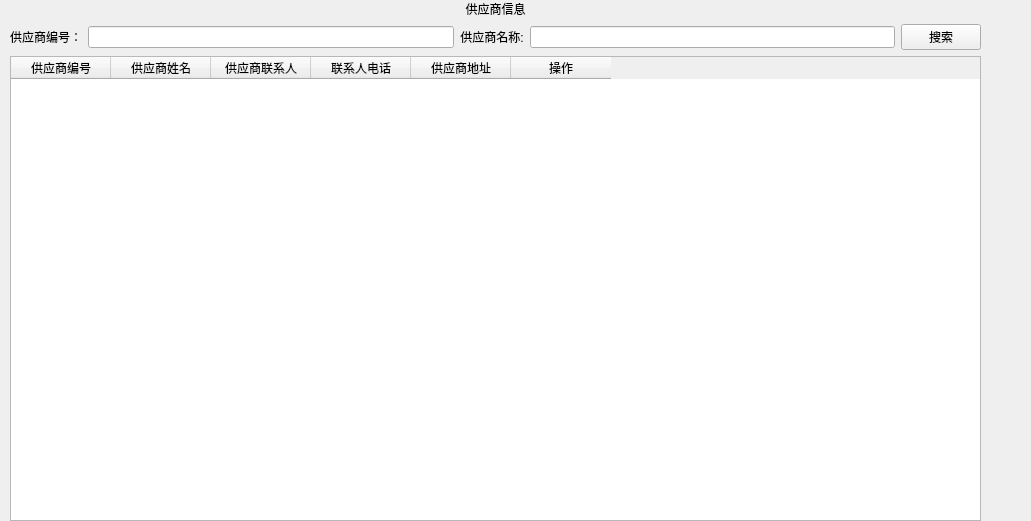
         <widget class="QWidget" name="tb_supplier">
          <property name="geometry">
           <rect>
            <x>0</x>
            <y>0</y>
            <width>1031</width>
            <height>521</height>
           </rect>
          </property>
          <attribute name="icon">
           <iconset resource="../main.qrc">
            <normaloff>:/img/resource/supplier_icon.png</normaloff>:/img/resource/supplier_icon.png</iconset>
          </attribute>
          <attribute name="label">
           <string>供应商查询</string>
          </attribute>
          <widget class="QWidget" name="layoutWidget_5">
           <property name="geometry">
            <rect>
             <x>10</x>
             <y>0</y>
             <width>971</width>
             <height>521</height>
            </rect>
           </property>
           <layout class="QVBoxLayout" name="verticalLayout_8">
            <item>
             <widget class="QLabel" name="label_36">
              <property name="text">
               <string>供应商信息</string>
              </property>
              <property name="alignment">
               <set>Qt::AlignCenter</set>
              </property>
             </widget>
            </item>
            <item>
             <layout class="QHBoxLayout" name="horizontalLayout_13">
              <item>
               <widget class="QLabel" name="label_37">
                <property name="text">
                 <string>供应商编号：</string>
                </property>
                <property name="alignment">
                 <set>Qt::AlignCenter</set>
                </property>
               </widget>
              </item>
              <item>
               <widget class="QLineEdit" name="supplierid_supplier"/>
              </item>
              <item>
               <widget class="QLabel" name="label_38">
                <property name="text">
                 <string>供应商名称:</string>
                </property>
                <property name="alignment">
                 <set>Qt::AlignCenter</set>
                </property>
               </widget>
              </item>
              <item>
               <widget class="QLineEdit" name="name_supplier"/>
              </item>
              <item>
               <widget class="QPushButton" name="search_supplier">
                <property name="text">
                 <string>搜索</string>
                </property>
               </widget>
              </item>
             </layout>
            </item>
            <item>
             <widget class="QTableWidget" name="table_supplier">
              <property name="styleSheet">
               <string notr="true">QHeaderView::section {background-color:#008CBA ; /* 蓝色 */
                                                                color: WHITE;
                                                                };
                                                                text-align : center;</string>
              </property>
              <property name="editTriggers">
               <set>QAbstractItemView::NoEditTriggers</set>
              </property>
              <column>
               <property name="text">
                <string>供应商编号</string>
               </property>
              </column>
              <column>
               <property name="text">
                <string>供应商姓名</string>
               </property>
              </column>
              <column>
               <property name="text">
                <string>供应商联系人</string>
               </property>
              </column>
              <column>
               <property name="text">
                <string>联系人电话</string>
               </property>
              </column>
              <column>
               <property name="text">
                <string>供应商地址</string>
               </property>
              </column>
              <column>
               <property name="text">
                <string>操作</string>
               </property>
              </column>
             </widget>
            </item>
           </layout>
          </widget>
         </widget>
